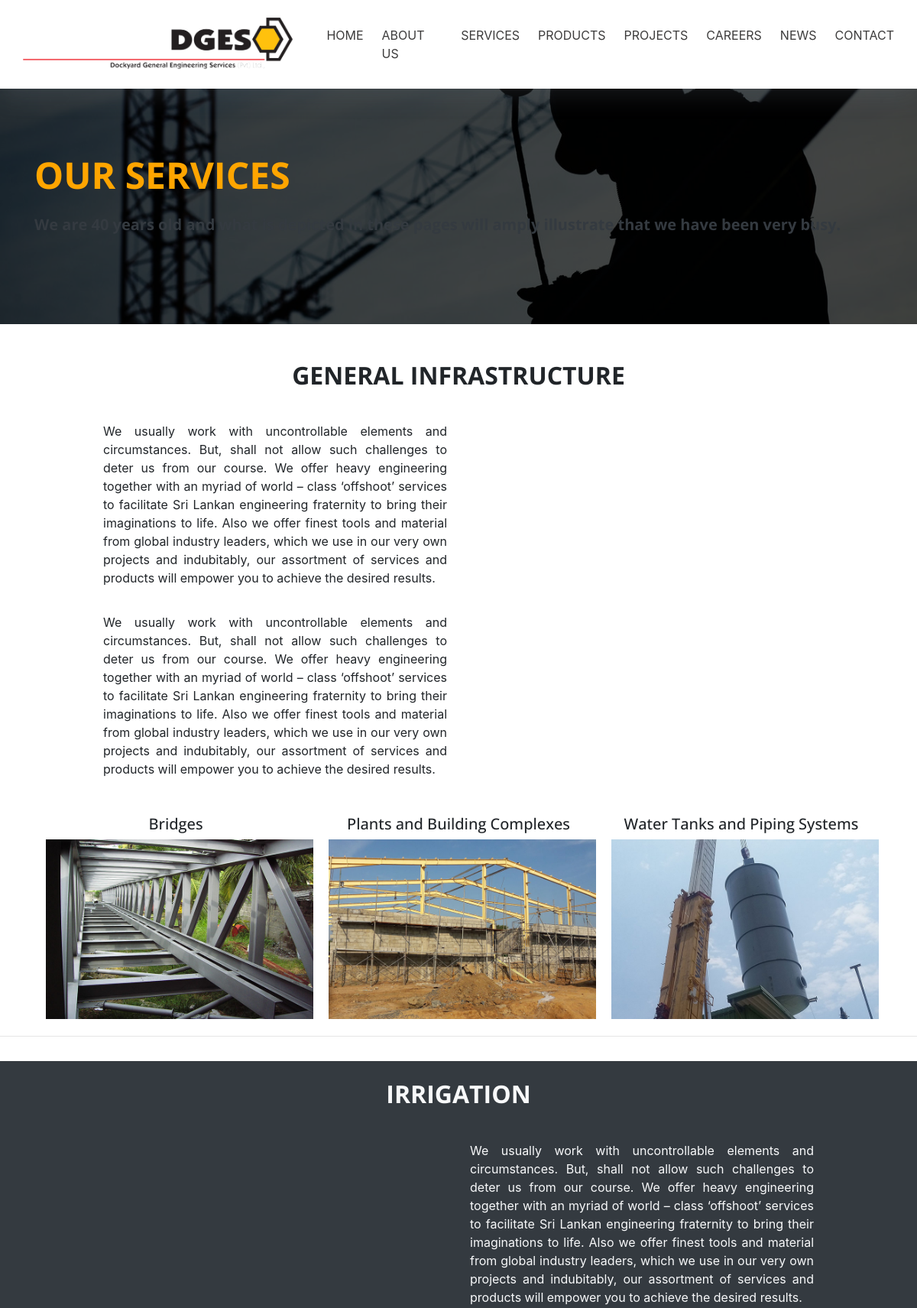
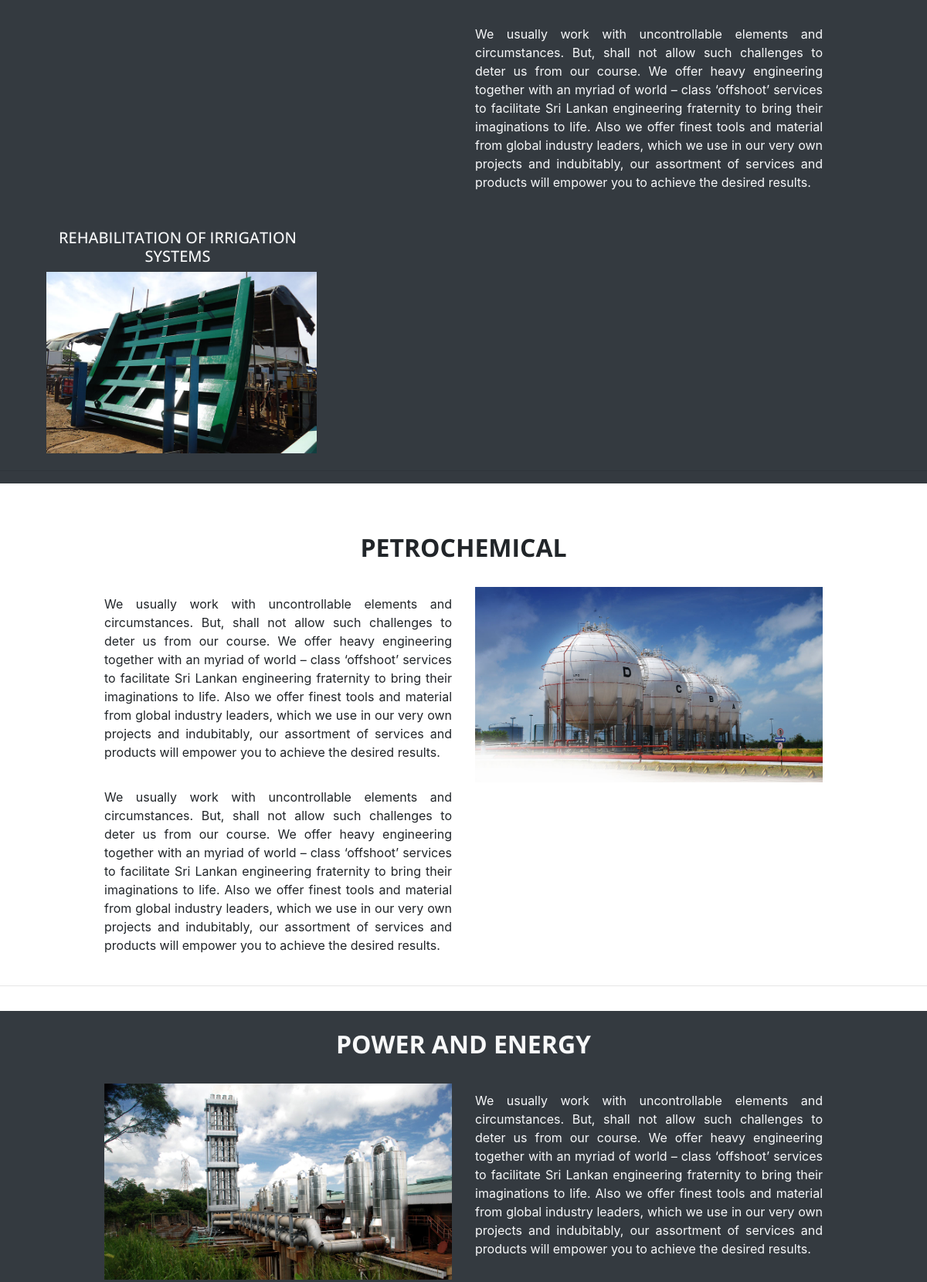
/services.php (upper part), run on the app's committed database (2 pictures, top to bottom).
### tables this page shows
CREATE TABLE `tbl_header_image` (
  `ID` int(11) NOT NULL,
  `pageCat` varchar(300) NOT NULL,
  `imagepath` varchar(1000) NOT NULL
);

CREATE TABLE `tbl_service_menu` (
  `ID` int(11) NOT NULL,
  `ServiceType` varchar(300) NOT NULL,
  `Description1` varchar(5000) NOT NULL,
  `Description2` varchar(5000) NOT NULL,
  `imagePath` varchar(1000) NOT NULL
);

CREATE TABLE `tbl_service_details` (
  `ID` int(11) NOT NULL,
  `ServiceTypeID` varchar(300) NOT NULL,
  `SubService` varchar(1000) NOT NULL,
  `Description` varchar(5000) NOT NULL,
  `CoverImage` varchar(1000) NOT NULL,
  `Image2` varchar(1000) NOT NULL,
  `Image3` varchar(1000) NOT NULL,
  `Image4` varchar(1000) NOT NULL
);

### services.php (the view, shortened to what this page needs)
<?php
include_once("db_connect.php");
?>
<!DOCTYPE html>
<html lang="en">
<head>
    <link href="css/vendor/bootstrap.css" rel="stylesheet" />
    <link href="css/vendor/font-awesome.css" rel="stylesheet" />
    <link href="css/vendor/slick.css" rel="stylesheet" />
    <link href="css/vendor/slick-theme.css" rel="stylesheet" />
    <link href="css/main.css" rel="stylesheet" />
    <link rel="stylesheet" href="css/style1.css">
    <link rel="stylesheet" href="bower_components/aos/dist/aos.css">
    <link href="https://cdn.rawgit.com/michalsnik/aos/2.3.4/dist/aos.css" rel="stylesheet">
</head>
<body style="font-family: -apple-system, BlinkMacSystemFont, 'Segoe UI', Roboto, Oxygen, Ubuntu, Cantarell, 'Open Sans', 'Helvetica Neue', sans-serif;">
    <div class="navigation-wrap bg-light start-header start-style" style="background-color: rgba(3, 3, 3, 0.712);">
        <?php
        include('components/navbar.php');
        ?>
    </div>
    <?php
    $sql = "SELECT * FROM tbl_header_image where pageCat='services' ";
    $resultset = mysqli_query($conn, $sql) or die("database error:" . mysqli_error($conn));
    while ($record = mysqli_fetch_assoc($resultset)) {
    ?>
<div class="intro-page" style="background-image: url('<?php echo $record['imagepath'];  ?>');">
        <?php } ?>
        <div data-aos="fade-up" class="container">
            <h1 style="color: orange; width: 50%;">OUR SERVICES</h1>
            <h5 class="text-dark font-weight-bold pt-3">We are 40 years old and what is depicted in these pages will amply illustrate that we have been very busy.</h5>
        </div>
        </div>
        <?php
        $sql = "SELECT * FROM tbl_service_menu where ID='1' ";
        $resultset = mysqli_query($conn, $sql) or die("database error:" . mysqli_error($conn));
        while ($record = mysqli_fetch_assoc($resultset)) {
        ?>
            <section id="GeneralInfrastructure" class="GeneralInfrastructure ">
                <div class="container-fluid " style="padding-left:120px; padding-right:120px;">
                    <br><br>
                    <h2 class="font-weight-bold text-center pb-4"><?php echo $record['ServiceType'];  ?></h2>
                    <div class="row">
                        <div class="col-md-6 col-sm-12 col-xs-12" data-aos="fade-up" data-aos-delay="300">
                            <p class="text-justify pb-4"><?php echo $record['Description1'];  ?></p>
                            <p class="text-justify pb-4"><?php echo $record['Description2'];  ?></p>
                        </div>
                        <div class="col-md-6 col-sm-12 col-xs-12" data-aos="fade-right">
                        </div>
                    </div>
                </div>
            <?php } ?>
            <?php
            $sql = "SELECT * FROM tbl_service_details where ServiceTypeID='1' ";
            $resultset = mysqli_query($conn, $sql) or die("database error:" . mysqli_error($conn));
            $count = mysqli_num_rows($resultset);
            if ($count == 0) {
                echo "<center><h4></h4></center>";
            } else {
                $k = 0;
                while ($record = mysqli_fetch_assoc($resultset)) {
                    if ($k % 3 == 0) {
                        echo "<div class='row pt-4 container'>";
                    }
                    $k++;
            ?>
                    <div class="col-md-4 col-sm-4 col-xs-4" data-aos="fade-up" data-aos-delay="300">
                        <h5 class="text-center"><?php echo $record['SubService'];  ?></h5>
                        <form name="form1" action="services_projects.php" method="get">
                            <input type="image" src="<?php echo $record['CoverImage'];  ?>" style="width: 350px;" alt="Submit">
                        </form>
                    </div>
            <?php }
            } ?>
            </div>
            <hr class="pb-3">
            </section>
            <?php
            $sql = "SELECT * FROM tbl_service_menu where ID='2' ";
            $resultset = mysqli_query($conn, $sql) or die("database error:" . mysqli_error($conn));
            while ($record = mysqli_fetch_assoc($resultset)) {
            ?>
                <section id="Irrigation" class="Irrigation bg-dark text-light pt-4">
                    <div class="container-fluid" style="padding-left:120px; padding-right:120px">
                        <h2 class="font-weight-bold text-center pb-4"><?php echo $record['ServiceType'];  ?></h2>
                        <div class="row">
                            <div class="col-md-6 col-sm-8 col-xs-8" data-aos="fade-right">
                            </div>
                            <div class="col-md-6 col-sm-4 col-xs-4" data-aos="fade-up" data-aos-delay="300">
                                <p class="text-justify pb-4"><?php echo $record['Description1'];  ?></p>
                                <p class="text-justify pb-4"><?php echo $record['Description2'];  ?></p>
                            </div>
                        </div>
                    </div>
                <?php } ?>
                <?php
                $sql = "SELECT * FROM tbl_service_details where ServiceTypeID='2' ";
                $resultset = mysqli_query($conn, $sql) or die("database error:" . mysqli_error($conn));
                $count = mysqli_num_rows($resultset);
                if ($count == 0) {
                    echo "<center><h4></h4></center>";
                } else {
                    $k = 0;
                    while ($record = mysqli_fetch_assoc($resultset)) {
                        if ($k % 3 == 0) {
                            echo "<div class='row pt-4 container'>";
                        }
                        $k++;
                ?>
                        <div class="col-md-4 col-sm-4 col-xs-4" data-aos="fade-up" data-aos-delay="300">
                            <h5 class="text-center"><?php echo $record['SubService'];  ?></h5>
                            <form name="form1" action="services_projects.php" method="get">
                                <input type="image" src="<?php echo $record['CoverImage'];  ?>" style="width: 350px;" alt="Submit">
                            </form>
                        </div>
                <?php }
                    if ($k % 3 != 0) {
                        echo "</div>";
                    }
                } ?>
                <hr class="pb-3">
                </section>
                <?php
                $sql = "SELECT * FROM tbl_service_menu where ID='3' ";
                $resultset = mysqli_query($conn, $sql) or die("database error:" . mysqli_error($conn));
                while ($record = mysqli_fetch_assoc($resultset)) {
                ?>
                    <section id="PetroChemical" class="GeneralInfrastructure ">
                        <div class="container-fluid" style="padding-left:120px; padding-right:120px">
                            <br><br>
                            <h2 class="font-weight-bold text-center pb-4"><?php echo $record['ServiceType'];  ?></h2>
                            <div class="row">
                                <div class="col-md-6 col-sm-12 col-xs-12" data-aos="fade-up" data-aos-delay="300">
                                    <p class="text-justify pb-4"><?php echo $record['Description1'];  ?></p>
                                    <p class="text-justify pb-4"><?php echo $record['Description2'];  ?></p>
                                </div>
                                <div class="col-md-6 col-sm-12 col-xs-12" data-aos="fade-right">
                                    <img src="<?php echo $record['imagePath'];  ?>" alt="" />
                                </div>
                            </div>
                        </div>
                    <?php } ?>
                    <hr class="pb-3">
                    </section>
                    <?php
                    $sql = "SELECT * FROM tbl_service_menu where ID='4' ";
                    $resultset = mysqli_query($conn, $sql) or die("database error:" . mysqli_error($conn));
                    while ($record = mysqli_fetch_assoc($resultset)) {
                    ?>
                        <section id="PowerandEnergy" class="Irrigation bg-dark text-light pt-4">
                            <div class="container-fluid" style="padding-left:120px; padding-right:120px">
                                <h2 class="font-weight-bold text-center pb-4"><?php echo $record['ServiceType'];  ?></h2>
                                <div class="row">
                                    <div class="col-md-6 col-sm-8 col-xs-8" data-aos="fade-right">
                                        <img src="<?php echo $record['imagePath'];  ?>" alt="" />
                                    </div>
                                    <div class="col-md-6 col-sm-4 col-xs-4" data-aos="fade-up" data-aos-delay="300">
                                        <p class="text-justify pb-4"><?php echo $record['Description1'];  ?></p>
                                        <p class="text-justify pb-4"><?php echo $record['Description2'];  ?></p>
                                    </div>
                                </div>
                            </div>
                        <?php } ?>
                        </section>
</body>
</html>

### css/main.css (style rules this page uses)
body { font-family: "font-family: -apple-system, BlinkMacSystemFont, 'Segoe UI', Roboto, Oxygen, Ubuntu, Cantarell, 'Open Sans', 'Helvetica Neue', sans-serif;"; }
h1, h2, h3, h4, h5, h6 { font-family: "Open Sans"; }
img { max-width: 100%; }
.container { max-width: 1140px; width: 100%; }
.intro-page { padding: 200px 0 110px; background-image: url("../assets/img/slider.jpg"); background-size: cover; background-position: center; color: #ffffff; position: relative; }
.intro-page:before { content: ""; background: rgba(0, 0, 0, 0.7); position: absolute; left: 0; top: 0; right: 0; bottom: 0; z-index: 0; }
.intro-page .container { position: relative; z-index: 1; }

### css/style1.css (style rules this page uses)
.start-header { opacity: 1; transform: translateY(0); padding: 18px 0; box-shadow: 0 10px 30px 0 rgba(138, 155, 165, 0.15); -webkit-transition : all 0.3s ease-out; transition : all 0.3s ease-out; }
.navigation-wrap { position: fixed; width: 100%; top: 0; left: 0; z-index: 1000; -webkit-transition : all 0.3s ease-out; transition : all 0.3s ease-out; }
.bg-light { background-color: #fff !important; transition: all 200ms linear; }
h1 { font-size: 48px; line-height: 1.2; font-weight: 700; color: #212112; }
p { margin: 0; padding-top: 10px; opacity: 1; transform: translate(0); transition: all 300ms linear; transition-delay: 1700ms; }

### data on the page
tbl_header_image: imagepath (picture)
tbl_service_menu: ServiceType "GENERAL INFRASTRUCTURE", Description1 "We usually work with uncontrollable elements and circumstances. But, shall not allow such challenges to deter us from our course. We offer heavy engineering together with an myriad of world – class ‘offshoot’ services to facilitate Sri Lankan engineering fraternity to bring their imaginations to life. Also we offer finest tools and material from global industry leaders, which we use in our very own projects and indubitably, our assortment of services and products will empower you to achieve the desired results.", Description2 "We usually work with uncontrollable elements and circumstances. But, shall not allow such challenges to deter us from our course. We offer heavy engineering together with an myriad of world – class ‘offshoot’ services to facilitate Sri Lankan engineering fraternity to bring their imaginations to life. Also we offer finest tools and material from global industry leaders, which we use in our very own projects and indubitably, our assortment of services and products will empower you to achieve the desired results."
tbl_service_details: SubService "Bridges"
tbl_service_details: SubService "Plants and Building Complexes"
tbl_service_details: SubService "Water Tanks and Piping Systems"
tbl_service_menu: ServiceType "IRRIGATION", Description1 "We usually work with uncontrollable elements and circumstances. But, shall not allow such challenges to deter us from our course. We offer heavy engineering together with an myriad of world – class ‘offshoot’ services to facilitate Sri Lankan engineering fraternity to bring their imaginations to life. Also we offer finest tools and material from global industry leaders, which we use in our very own projects and indubitably, our assortment of services and products will empower you to achieve the desired results.", Description2 "We usually work with uncontrollable elements and circumstances. But, shall not allow such challenges to deter us from our course. We offer heavy engineering together with an myriad of world – class ‘offshoot’ services to facilitate Sri Lankan engineering fraternity to bring their imaginations to life. Also we offer finest tools and material from global industry leaders, which we use in our very own projects and indubitably, our assortment of services and products will empower you to achieve the desired results."
tbl_service_details: SubService "REHABILITATION OF IRRIGATION SYSTEMS"
tbl_service_menu: ServiceType "PETROCHEMICAL", Description1 "We usually work with uncontrollable elements and circumstances. But, shall not allow such challenges to deter us from our course. We offer heavy engineering together with an myriad of world – class ‘offshoot’ services to facilitate Sri Lankan engineering fraternity to bring their imaginations to life. Also we offer finest tools and material from global industry leaders, which we use in our very own projects and indubitably, our assortment of services and products will empower you to achieve the desired results.", Description2 "We usually work with uncontrollable elements and circumstances. But, shall not allow such challenges to deter us from our course. We offer heavy engineering together with an myriad of world – class ‘offshoot’ services to facilitate Sri Lankan engineering fraternity to bring their imaginations to life. Also we offer finest tools and material from global industry leaders, which we use in our very own projects and indubitably, our assortment of services and products will empower you to achieve the desired results.", imagePath (picture)
tbl_service_menu: ServiceType "POWER AND ENERGY", imagePath (picture), Description1 "We usually work with uncontrollable elements and circumstances. But, shall not allow such challenges to deter us from our course. We offer heavy engineering together with an myriad of world – class ‘offshoot’ services to facilitate Sri Lankan engineering fraternity to bring their imaginations to life. Also we offer finest tools and material from global industry leaders, which we use in our very own projects and indubitably, our assortment of services and products will empower you to achieve the desired results."
